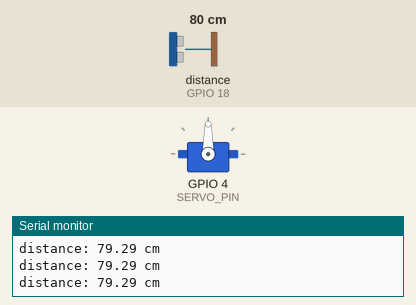
This sketch was run on a simulated ESP32. Shown: servo, the last lines printed to the serial monitor. Wiring (inferred from the names in the program): ultrasonic range finder: trigger GPIO 5; echo GPIO 18. The test bench sets the inputs (shaded band); at power-on: distance to the obstacle (sensor on GPIO 18) 80 cm. The echo pulse lasts 58.3 µs per cm.

Above: at 1.3 s.
1.4 s: distance to the obstacle (sensor on GPIO 18) set to 17 cm
2.9 s: distance to the obstacle (sensor on GPIO 18) set to 14 cm
At 3.7 s:
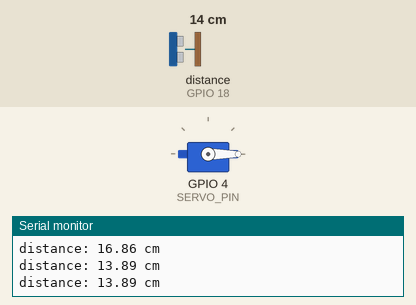
4.5 s: distance to the obstacle (sensor on GPIO 18) set to 18 cm
At 5.1 s:
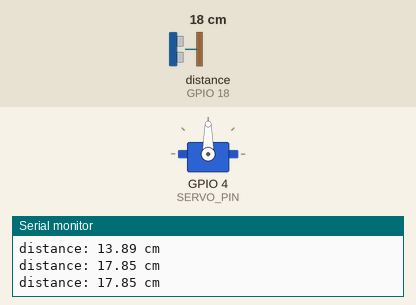
6.0 s: distance to the obstacle (sensor on GPIO 18) set to 2 cm
At 6.4 s:
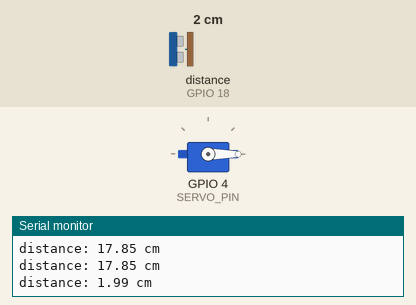
Timing chart, 0 to 8.5 s (numbered marks = the images above; inputs shaded):
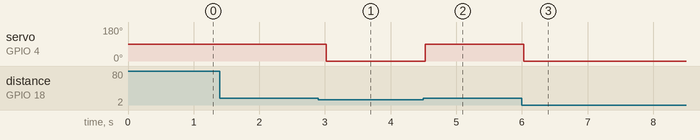

Measured:
- the behaviour switches between 16 and 15 cm on distance to the obstacle (sensor on GPIO 18) (found by bisection; images 0 and 1)
- after the input at 2.9 s, servo on GPIO 4 (SERVO_PIN): 90° → 0° after 0.12 s
- after the input at 4.5 s, servo on GPIO 4 (SERVO_PIN): 0° → 90° at once
- after the input at 6.0 s, servo on GPIO 4 (SERVO_PIN): 90° → 0° at once

The sketch:

motor.ino
```cpp
#include <ESP32Servo.h>

Servo myservo;

/*
 * This ESP32 code is created by esp32io.com
 *
 * This ESP32 code is released in the public domain
 *
 * For more detail (instruction and wiring diagram), visit https://esp32io.com/tutorials/esp32-ultrasonic-sensor-servo-motor
 */


#define TRIG_PIN  5  // ESP32 pin GIOP23 connected to Ultrasonic Sensor's TRIG pin
#define ECHO_PIN  18  // ESP32 pin GIOP22 connected to Ultrasonic Sensor's ECHO pin
#define SERVO_PIN 4  // ESP32 pin GIOP26 connected to Servo Motor's pin
#define DISTANCE_THRESHOLD  50 // centimeters

Servo servo; // create servo object to control a servo

// The below are variables, which can be changed
float duration_us, distance_cm;

void setup() {
  Serial.begin (9600);       // initialize serial port
  pinMode(TRIG_PIN, OUTPUT); // set ESP32 pin to output mode
  pinMode(ECHO_PIN, INPUT);  // set ESP32 pin to input mode
  servo.attach(SERVO_PIN);   // attaches the servo on pin 9 to the servo object
  servo.write(0);
}

void loop() {
  // generate 10-microsecond pulse to TRIG pin
  digitalWrite(TRIG_PIN, HIGH);
  delayMicroseconds(10);
  digitalWrite(TRIG_PIN, LOW);

  // measure duration of pulse from ECHO pin
  duration_us = pulseIn(ECHO_PIN, HIGH);
  // calculate the distance
  distance_cm = 0.017 * duration_us;

  if (distance_cm > 14.99 && distance_cm <99.99){
    servo.write(90); // rotate servo motor to 90 degree
  } else
    servo.write(0);  // rotate servo motor to 0 degree

  // print the value to Serial Monitor
  Serial.print("distance: ");
  Serial.print(distance_cm);
  Serial.println(" cm");

  delay(500);
}
```
